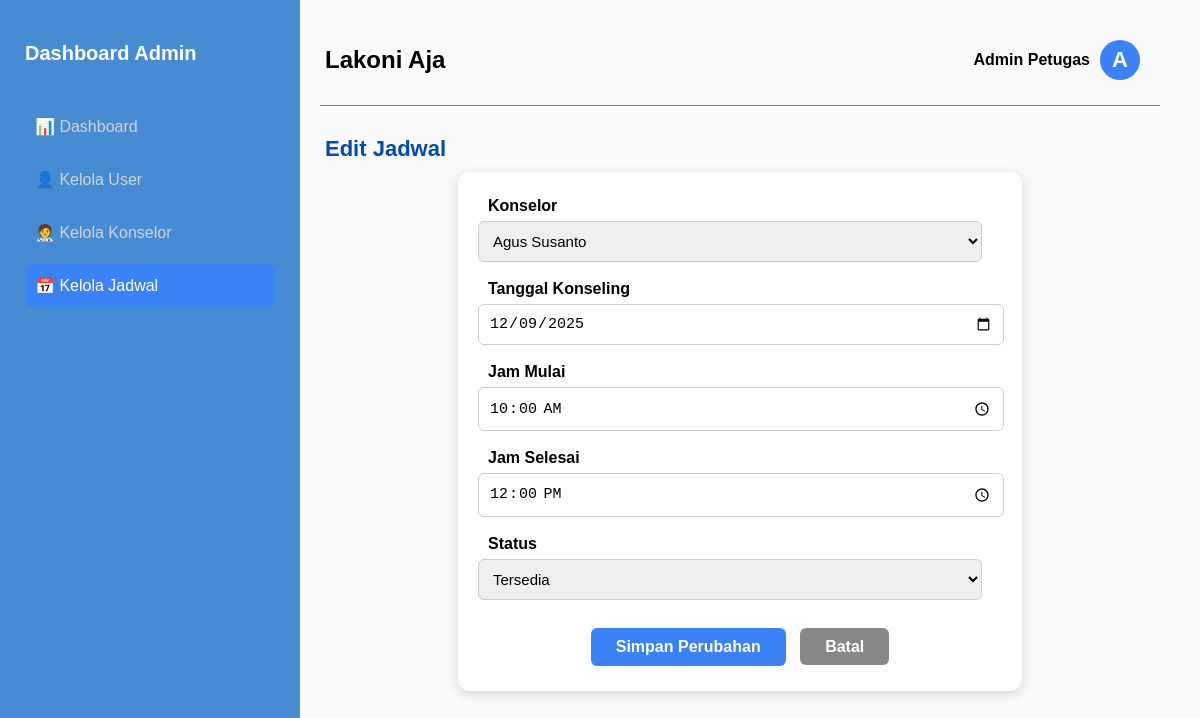
Screenshot of /edit_jadwal.php?id=22 (signed in) with the database file from the repository.
### tables this page shows
CREATE TABLE `jadwal` (
  `id_jadwal` int NOT NULL,
  `id_konselor` int DEFAULT NULL,
  `tanggal` date NOT NULL,
  `jam_mulai` time NOT NULL,
  `jam_selesai` time NOT NULL,
  `status` enum('Tersedia','Dipesan','Selesai') NOT NULL DEFAULT 'Tersedia'
);

CREATE TABLE `konselor` (
  `id_konselor` int NOT NULL,
  `nama` varchar(100) NOT NULL,
  `username` varchar(50) NOT NULL,
  `password` varchar(255) NOT NULL,
  `nip` varchar(50) DEFAULT NULL,
  `bidang_keahlian` varchar(100) DEFAULT NULL,
  `kontak` varchar(100) DEFAULT NULL,
  `foto` varchar(255) DEFAULT NULL
);

### edit_jadwal.php (the view, shortened to what this page needs)
<?php
include 'db.php';
$id_jadwal = $_GET['id'] ?? 0;
$stmt = mysqli_prepare($conn, "SELECT * FROM jadwal WHERE id_jadwal = ?");
mysqli_stmt_bind_param($stmt, "i", $id_jadwal);
mysqli_stmt_execute($stmt);
$result = mysqli_stmt_get_result($stmt);
$jadwal = mysqli_fetch_assoc($result);
$listKonselor = mysqli_query($conn, "SELECT id_konselor, nama FROM konselor");
?>
<!DOCTYPE html>
<html lang="en">
<head>
    <link rel="stylesheet" href="assets/css/edit_jadwal.css?v=<?php echo time(); ?>">
</head>
<body>
<div class="sidebar">
  <div class="list_sidebar">
    <h2>Dashboard Admin</h2>
    <a href="dashboard_admin.php">📊 Dashboard</a>
    <a href="kelola_user.php">👤 Kelola User</a>
    <a href="kelola_konselor.php">🧑‍⚕️ Kelola Konselor</a>
    <a href="kelola_jadwal.php" class="active">📅 Kelola Jadwal</a>
  </div>
</div>
<div class="content">
    <div class="main-header">
        <h1 class="brand-title">Lakoni Aja</h1>
        <div class="profile-section">
            <span class="profile-name">Admin Petugas</span>
            <div class="profile-avatar">A</div>
        </div>
    </div>
    <hr class="header-line">
    <h2>Edit Jadwal</h2>
    <div class="form-box">
        <form action="update_jadwal.php" method="POST">
            <label>Konselor</label>
            <select name="id_konselor" required>
                <?php while ($k = mysqli_fetch_assoc($listKonselor)) { ?>
                    <option value="<?= $k['id_konselor'] ?>"
                        <?= $k['id_konselor'] == $jadwal['id_konselor'] ? 'selected' : '' ?>>
                        <?= $k['nama'] ?>
                    </option>
                <?php } ?>
            </select>
            <label>Tanggal Konseling</label>
            <input type="date" name="tanggal" value="<?= $jadwal['tanggal'] ?>" required>
            <label>Jam Mulai</label>
            <input type="time" name="jam_mulai" value="<?= $jadwal['jam_mulai'] ?>" required>
            <label>Jam Selesai</label>
            <input type="time" name="jam_selesai" value="<?= $jadwal['jam_selesai'] ?>" required>
            <label>Status</label>
            <select name="status">
                <option value="Tersedia" <?= $jadwal['status'] == 'Tersedia' ? 'selected' : '' ?>>Tersedia</option>
            </select>
            <div class="btn-group">
                <button type="submit" class="btn-save">Simpan Perubahan</button>
                <a href="kelola_jadwal.php" class="btn-cancel">Batal</a>
            </div>
        </form>
    </div>
</div>
</body>
</html>

### assets/css/edit_jadwal.css (style rules this page uses)
.main-header { display: flex; justify-content: space-between; align-items: center; margin-top: -10px; margin-bottom: 15px; padding-right: 20px; }
.brand-title { font-size: 24px; font-weight: 700; color: #000; margin-left: 5px; }
.profile-section { display: flex; align-items: center; gap: 10px; }
.profile-name { font-weight: 700; font-size: 16px; color: #000; }
.profile-avatar { width: 40px; height: 40px; background-color: #3B82F6; color: white; font-weight: 600; font-size: 22px; border-radius: 50%; display: flex; justify-content: center; align-items: center; }
.header-line { border: 0; border-top: 1px solid #4a81ca; margin: 10px 0 30px 0; opacity: 1; }
.form-box { background: white; padding: 25px 30px; border-radius: 12px; width: 60%; margin: auto; margin-top: 10px; box-shadow: 0 3px 12px rgba(0,0,0,0.15); }
.form-box label { display: block; font-weight: 600; margin-bottom: 6px; }
.form-box input, .form-box select { width: 100%; padding: 10px; font-size: 15px; border: 1px solid #ccc; border-radius: 6px; margin-bottom: 18px; outline: none; margin-left: -10px; }
.btn-save { background-color: #3B82F6; border: none; padding: 10px 25px; border-radius: 6px; color: white; cursor: pointer; font-size: 16px; font-weight: 600; }
.btn-cancel { background-color: #888; padding: 10px 25px; border-radius: 6px; color: white; text-decoration: none; margin-left: 10px; font-weight: 600; }
.btn-group { margin-top: 10px; text-align: center; }
.content h2 { font-size: 22px; font-weight: 700; margin: 15px 0 10px 5px; color: #004aad; }

### assets/css/dashboard_admin.css (style rules this page uses)
body { margin: 0; font-family: "Poppins", sans-serif; background-color: #f8fafc; }
.sidebar { width: 250px; height: 100vh; background-color: #478cd2; color: #fff; position: fixed; top: 0; left: 0; padding: 25px; }
.sidebar h2 { font-size: 20px; margin-bottom: 40px; display: flex; gap: 10px; align-items: center; }
.sidebar a { text-decoration: none; color: #cbd5e1; font-size: 16px; display: block; padding: 12px 10px; border-radius: 8px; margin-bottom: 10px; transition: 0.3s; }
.sidebar .list_sidebar a:hover, .sidebar .list_sidebar .active { background-color: #3b82f6; color: #fff; }
.content { margin-left: 280px; padding: 40px; }
h1 { font-size: 32px; font-weight: bold; }

### rows the page displays
jadwal: id_konselor "Agus Susanto", tanggal "12/09/2025", jam_mulai "10:00:00", jam_selesai "12:00:00", status "Tersedia"
